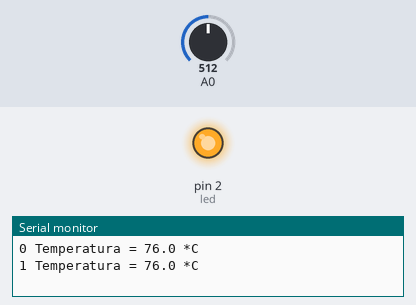
Simulated run of this sketch. Board: Arduino Uno, built with avr-gcc and run on an emulated ATmega328P. Shown: output pins drawn as LEDs (lit = HIGH), the last lines printed to the serial monitor. Inputs (shaded band) come from the test bench; at power-on: A0 = 512.

Above: at 1.8 s.
1.9 s: A0 set to 567
3.4 s: A0 set to 599
At 4.7 s:
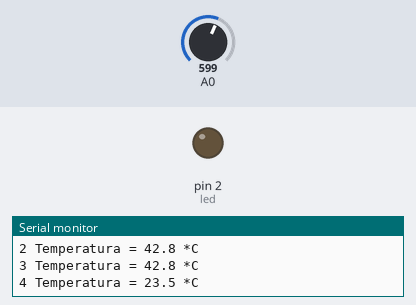
5.5 s: A0 set to 511
At 7.2 s:
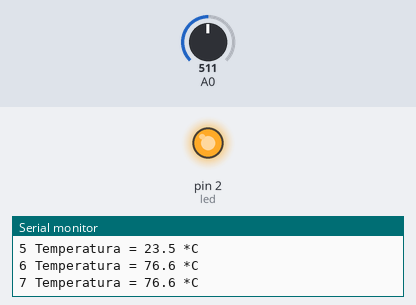
7.5 s: A0 set to 716
At 9.0 s:
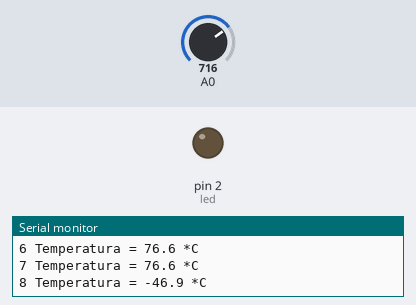
Timing chart, 0 to 10.5 s (numbered marks = the images above; inputs shaded):
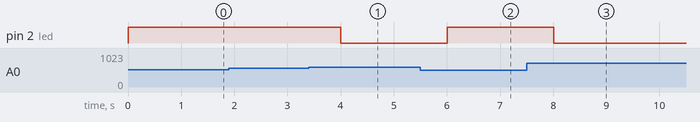

The sketch:

termometro_simples_com_1n4148_e_atuador.ino
```cpp
float celsios= 0;
int tempo=0;
float t1=0;

int led = 2;
void setup() {
Serial.begin(9600);
analogReference(INTERNAL);
pinMode(led, OUTPUT);
}
void loop() {
t1 = map(analogRead(0),472,638,1000,0);
celsios= t1/10;
tempo =millis()/1000;
Serial.print (tempo);
Serial.print (" Temperatura = ");
Serial.print (celsios,1);
Serial.println (" *C");

if (celsios > 32)
{
  digitalWrite(led, HIGH);
}
else
{
   digitalWrite(led, LOW);
}

delay(1000);
}
```

Measured:
- the behaviour switches between 584 and 585 on A0 (found by bisection; images 0 and 1)
- after the input at 3.4 s, pin 2 (led): HIGH → LOW after 0.60 s
- after the input at 5.5 s, pin 2 (led): LOW → HIGH after 0.51 s
- after the input at 7.5 s, pin 2 (led): HIGH → LOW after 0.51 s
